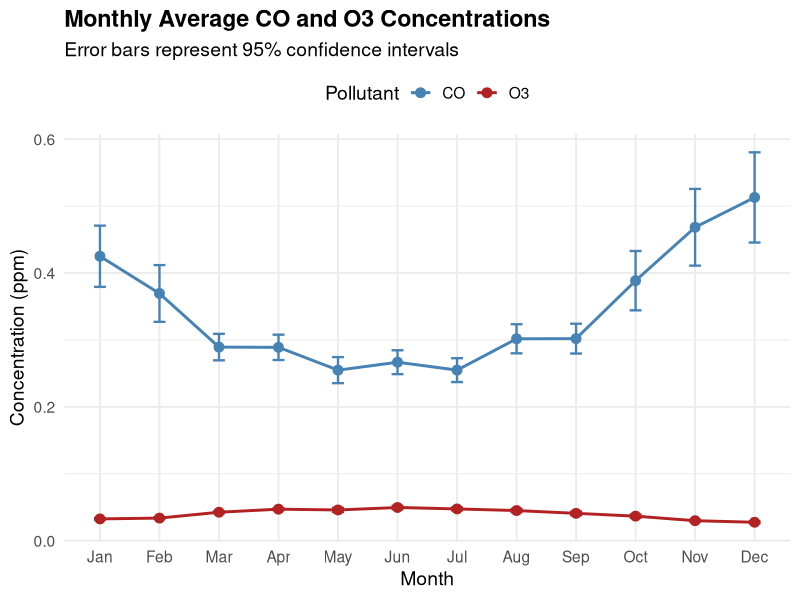
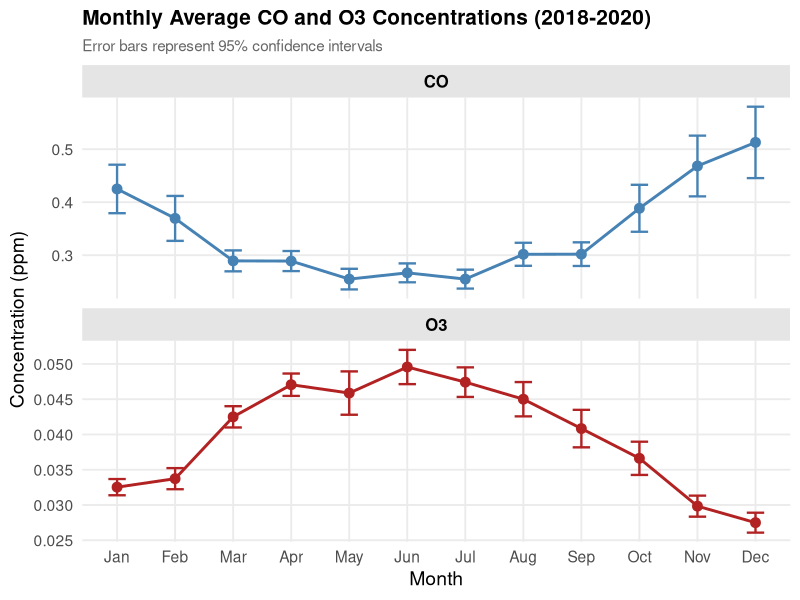
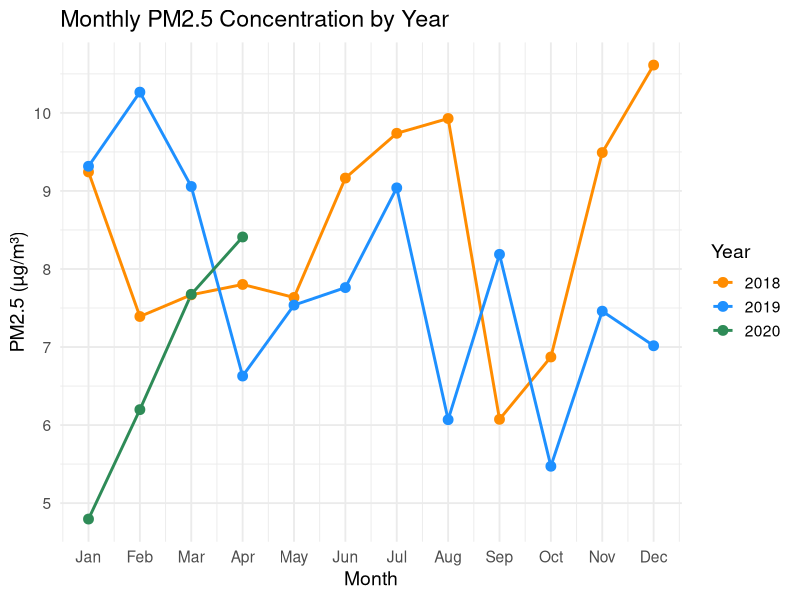

These figures' R source, in order:
## ---- chunk 1
library(readr)
library(here)
library(tidyverse)
library(lubridate)
library(ggplot2)
AQ_2018_raw <- read_csv(here("data", "AQ_2018.csv"))
AQ_2019_raw <- read_csv(here("data", "AQ_2019.csv"))
AQ_2020_raw <- read_csv(here("data", "AQ_2020.csv"))
## ---- chunk 2
process_air_quality <- function(df) {
  # Rename columns
  df <- df %>%
    rename(
      co_max8hr = `Daily Max 8-hour CO Concentration`,
      co_unit = units_CO,
      pm_mean = `Daily Mean PM2.5 Concentration`,
      pm_unit = units_PM,
      o3_max8hr = `Daily Max 8-hour Ozone Concentration`,
      o3_unit = units_O3
    )

  # Convert date to Date format
  df <- df %>%
    mutate(Date = as.Date(Date, format = "%m/%d/%Y"))

  # Average multiple measurements per day
  df <- df %>%
    group_by(Date) %>%
    summarize(
      co_max8hr = mean(co_max8hr, na.rm = TRUE),
       co_unit = first(co_unit),
      pm_mean = mean(pm_mean, na.rm = TRUE),
      pm_unit = first(pm_unit),
      o3_max8hr = mean(o3_max8hr, na.rm = TRUE),
      o3_unit = first(o3_unit),
      .groups = "drop"
    )

  # Remove duplicate rows
  df <- df %>% distinct()

  # Replace negative pollutant values with zero
  pollutant_cols <- c("co_max8hr", "pm_mean", "o3_max8hr")
  df[pollutant_cols] <- lapply(df[pollutant_cols], function(x) ifelse(x < 0, 0, x))

  return(df)
}

AQ_2018 <- process_air_quality(AQ_2018_raw)
AQ_2019 <- process_air_quality(AQ_2019_raw)
AQ_2020 <- process_air_quality(AQ_2020_raw)
## ---- chunk 3
AQ_2018 <- AQ_2018 %>% mutate(year = 2018)
AQ_2019 <- AQ_2019 %>% mutate(year = 2019)
AQ_2020 <- AQ_2020 %>% mutate(year = 2020)
AQ_all <- bind_rows(AQ_2018, AQ_2019, AQ_2020)
AQ_all <- AQ_all %>%
  mutate(
    month_num = month(Date),
    month_label = month(Date, label = TRUE, abbr = TRUE)
  )
head(AQ_2018)
head(AQ_2019)
head(AQ_2020)
## ---- chunk 4
# Compute monthly summary
monthly_summary <- AQ_all %>%
  group_by(month_num, month_label) %>%
  summarize(
    co_mean = mean(co_max8hr, na.rm = TRUE),
    co_se = sd(co_max8hr, na.rm = TRUE)/sqrt(n()),
    o3_mean = mean(o3_max8hr, na.rm = TRUE),
    o3_se = sd(o3_max8hr, na.rm = TRUE)/sqrt(n()),
    .groups = "drop"
  )

# Pivot longer - cleaner approach
monthly_long <- monthly_summary %>%
  pivot_longer(
    cols = c(co_mean, o3_mean),
    names_to = "pollutant",
    values_to = "mean"
  ) %>%
  mutate(
    se = case_when(
      pollutant == "co_mean" ~ monthly_summary$co_se[match(month_num, monthly_summary$month_num)],
      pollutant == "o3_mean" ~ monthly_summary$o3_se[match(month_num, monthly_summary$month_num)]
    ),
    pollutant = recode(pollutant, co_mean = "CO", o3_mean = "O3")
  )
## Create Plot 1
ggplot(monthly_long, aes(x = month_label, y = mean, color = pollutant, group = pollutant)) +
  geom_point(size = 3) +
  geom_line(linewidth = 1) +
  geom_errorbar(aes(ymin = mean - 1.96*se, ymax = mean + 1.96*se), 
                width = 0.2, linewidth = 0.8) +
  labs(
    title = "Monthly Average CO and O3 Concentrations",
    subtitle = "Error bars represent 95% confidence intervals",
    x = "Month",
    y = "Concentration (ppm)",  # Added units!
    color = "Pollutant"
  ) +
  theme_minimal(base_size = 14) +
  scale_color_manual(values = c("CO" = "steelblue", "O3" = "firebrick")) +
  theme(
    plot.title = element_text(face = "bold"),
    legend.position = "top"
  )
## ---- chunk 5
ggplot(monthly_long, aes(x = month_label, y = mean, color = pollutant, group = pollutant)) +
  geom_line(linewidth = 1) +
  geom_point(size = 3) +
  geom_errorbar(aes(ymin = mean - 1.96*se, ymax = mean + 1.96*se), 
                width = 0.3, linewidth = 0.8) +
  facet_wrap(~pollutant, scales = "free_y", ncol = 1) +
  labs(
    title = "Monthly Average CO and O3 Concentrations (2018-2020)",
    subtitle = "Error bars represent 95% confidence intervals",
    x = "Month",
    y = "Concentration (ppm)"
  ) +
  theme_minimal(base_size = 14) +
  scale_color_manual(values = c("CO" = "steelblue", "O3" = "firebrick")) +
  theme(
    plot.title = element_text(face = "bold", size = 15),
    plot.subtitle = element_text(size = 11, color = "gray40"),
    legend.position = "none", 
    strip.text = element_text(face = "bold", size = 12, color = "black"),
    strip.background = element_rect(fill = "gray90", color = NA),
    panel.grid.minor = element_blank(),
    axis.text.x = element_text(angle = 0)
  )
## ---- chunk 6
# Monthly PM2.5 per year
pm_monthly <- AQ_all %>%
  group_by(year, month_num, month_label) %>%
  summarize(
    pm_mean = mean(pm_mean, na.rm = TRUE),
    .groups = "drop"
  )
ggplot(pm_monthly, aes(x = month_num, y = pm_mean, color = factor(year))) +
  geom_line(linewidth = 1) +
  geom_point(size = 3) +
  scale_x_continuous(breaks = 1:12, labels = month.abb) +
  scale_color_manual(values = c("2018"="darkorange", "2019"="dodgerblue", "2020"="seagreen")) +
  labs(
    title = "Monthly PM2.5 Concentration by Year",
    x = "Month",
    y = "PM2.5 (µg/m³)",
    color = "Year"
  ) +
  theme_minimal(base_size = 14)


